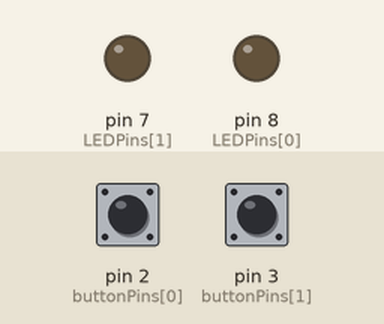
This sketch was run on a simulated Arduino Uno, built with avr-gcc and run on an emulated ATmega328P. On the bench: output pins drawn as LEDs (lit = HIGH). The test bench sets the inputs (shaded band); at power-on: pin 2 (buttonPins[0]) LOW, pin 3 (buttonPins[1]) LOW.

Above: at 1.2 s.
1.3 s: pin 2 (buttonPins[0]) pulled HIGH for 0.15 s
At 1.8 s:
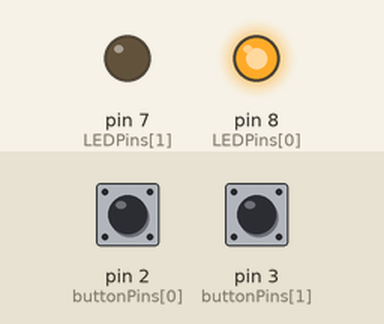
2.9 s: pin 3 (buttonPins[1]) pulled HIGH for 0.15 s
At 4.1 s:
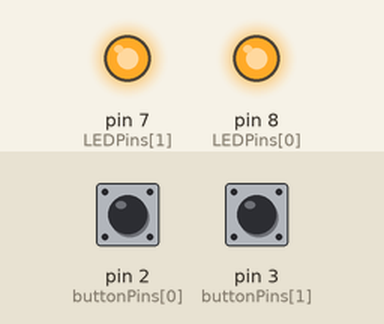
4.5 s: pin 2 (buttonPins[0]) pulled HIGH for 1 s
At 5.4 s:
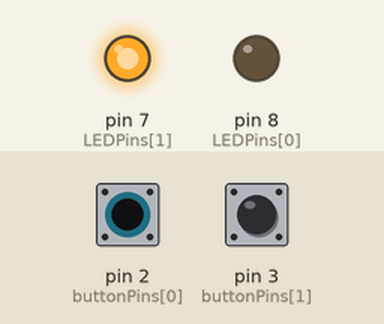
7.0 s: pin 2 (buttonPins[0]) pulled HIGH for 3.2 s
At 7.3 s:
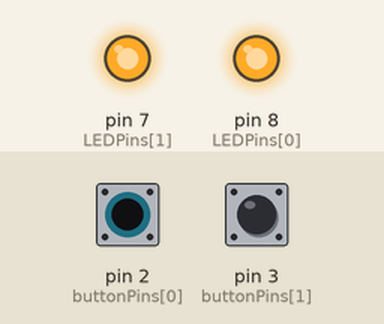
11.7 s: pin 3 (buttonPins[1]) pulled HIGH for 1 s
At 12.1 s:
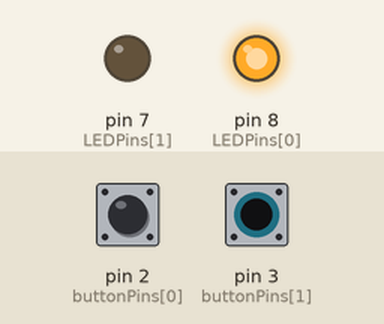
Timing chart, 0 to 14.7 s (numbered marks = the images above; inputs shaded):
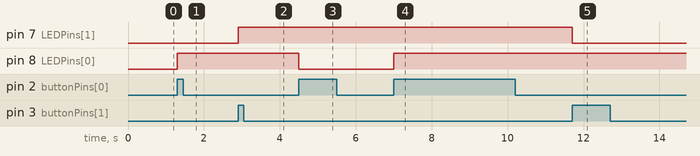

The sketch:

Button_State_Tracking.ino
```cpp
const int buttonPins[] = {2 , 3};             //The pins that the buttons are connected to
boolean buttonStates[] = {LOW , LOW , LOW};   //Stores the state of the buttons and is updated by the checkButtonStateAndUpdate() function
boolean oldButtonStates[] = {LOW , LOW , LOW};//Stores the old state of the buttons; only used by the checkButtonStateAndUpdate() function

const int LEDPins[] = {8 , 7};                //The pins that the LEDs are connected to
boolean LEDStates[] = {LOW, LOW};             //Stores the states that the LEDs should hold (not necessary to the function)
const int noOfButtons = 2;                    //This should also equal the number of LEDs to be toggled

void checkButtonStateAndUpdate() {
/*   For-loop runs the code for every button state that needs updating
 *   Requires that the index of a buttonPin is the same index for that button's
 *   buttonState and oldButtonState in their respective arrays */
 for(int i = 0; i < noOfButtons; i++) {
  if(digitalRead(buttonPins[i])) {
      if(!oldButtonStates[i]) {               //Nested if statement checks the button's old state to see whether a change is necessary
        buttonStates[i] = HIGH;               //When oldButtonStates is LOW, this indicates that the code is being run for the first time since the button was pressed
        oldButtonStates[i] = HIGH;            //So oldButtonStates[i] is set to HIGH as well
      }
      else
        buttonStates[i] = LOW;                //Runs when oldButtonStates[i] is HIGH so buttonStates should be set to LOW so that the code run when buttonStates is HIGH is not run again
    }
    else {                                    //Runs when the button is no longer pressed, so oldButtonStates[i] and buttonStates[i] are reset
      oldButtonStates[i] = LOW;
      buttonStates[i] = LOW;
    }
  }
}

void setup() {
  for(int i = 0; i < noOfButtons; i++)
    pinMode(LEDPins[i], OUTPUT);
}

void loop() {
  checkButtonStateAndUpdate();
  for(int i = 0; i < noOfButtons; i++) {
    if(buttonStates[i])
      LEDStates[i] = !LEDStates[i];
    digitalWrite(LEDPins[i], LEDStates[i]);
  }
}
```

Measured:
- after the input at 1.3 s, pin 8 (LEDPins[0]): LOW → HIGH at once
- after the input at 2.9 s, pin 7 (LEDPins[1]): LOW → HIGH at once
- after the input at 4.5 s, pin 8 (LEDPins[0]): HIGH → LOW at once
- after the input at 7.0 s, pin 8 (LEDPins[0]): LOW → HIGH at once
- after the input at 11.7 s, pin 7 (LEDPins[1]): HIGH → LOW at once
